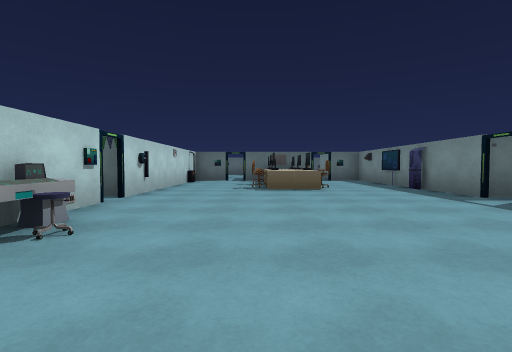
view 1 (above)

20 first-person views from a walk through a 3-D level made in the Unity game engine. The camera is 1.2 m above the floor, tilts 2° down and sees 85° across. The floor is counted in squares, 2 m on a side. Each view is taken from the middle of a square. On the plan, view 1 faces up. The plan holds only what a view shows up to about 9 squares ahead; the rest is blank. Some animated figures are left out. Door leaves are left out, so doorways stand open. Some surface patterns are stand-ins.

view 2
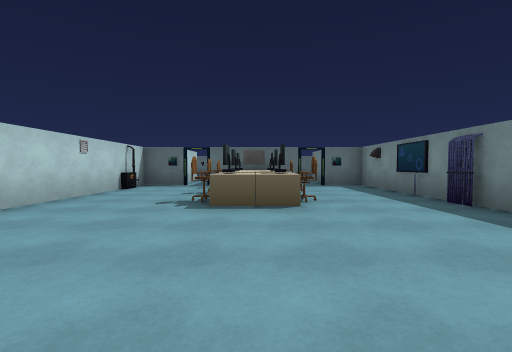

view 3
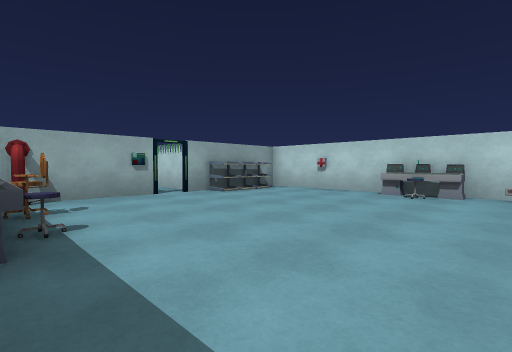

view 4
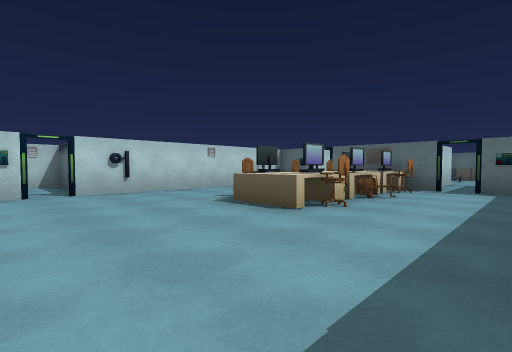

view 5
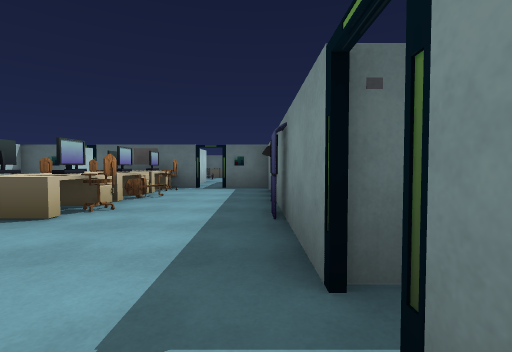

view 6
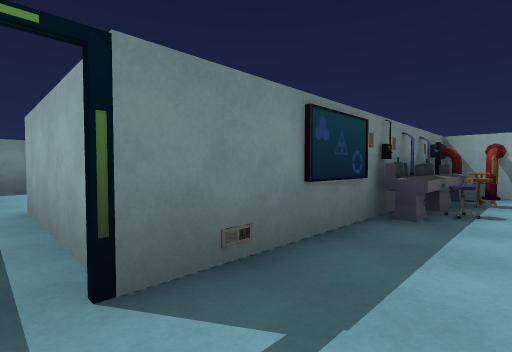

view 7
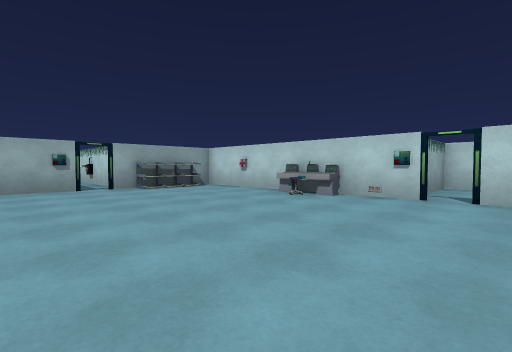

view 8
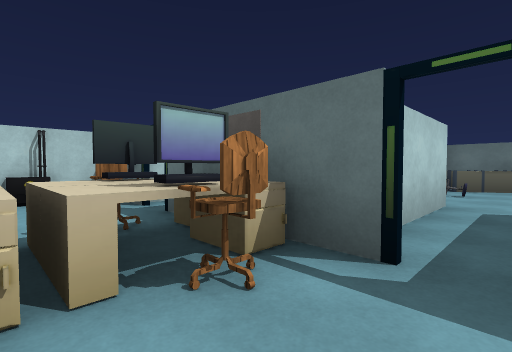

view 9
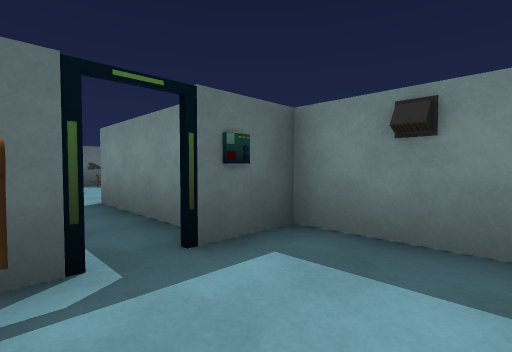

view 10
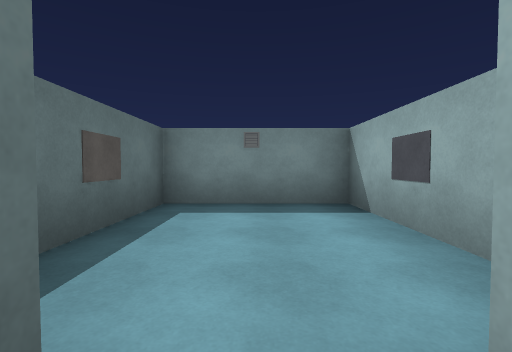

view 11
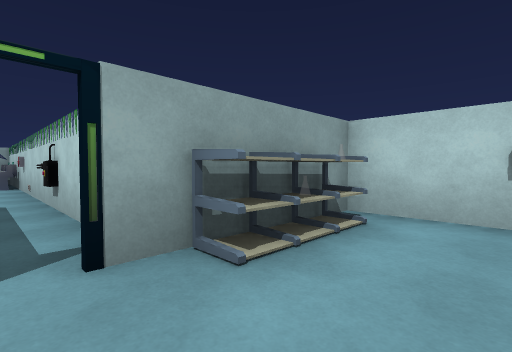

view 12
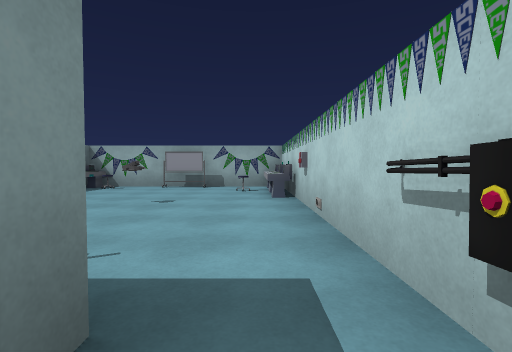

view 13
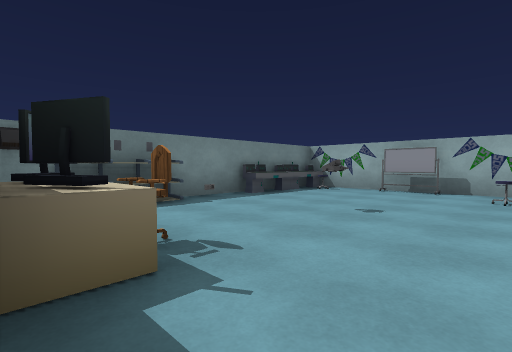

view 14
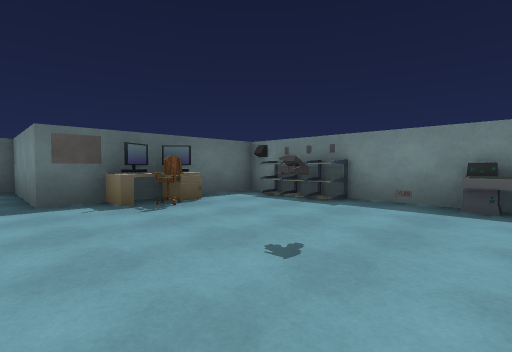

view 15
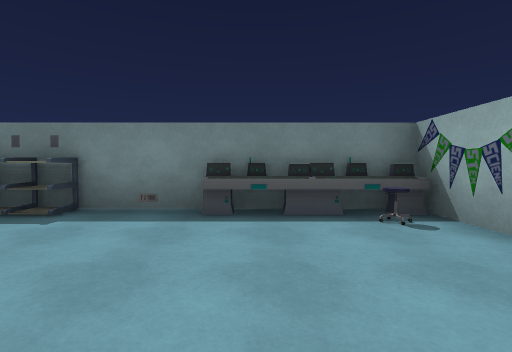

view 16
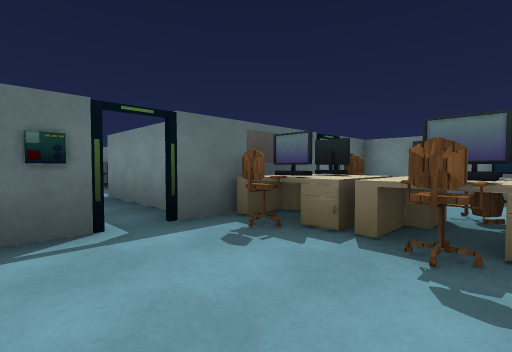

view 17
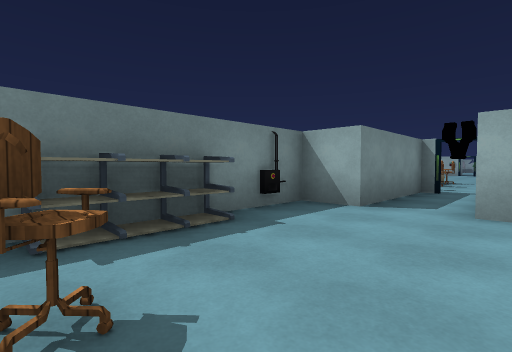

view 18
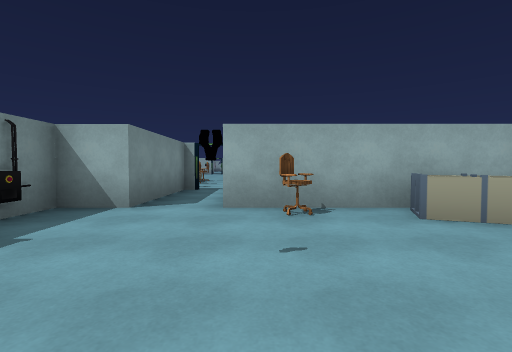

view 19
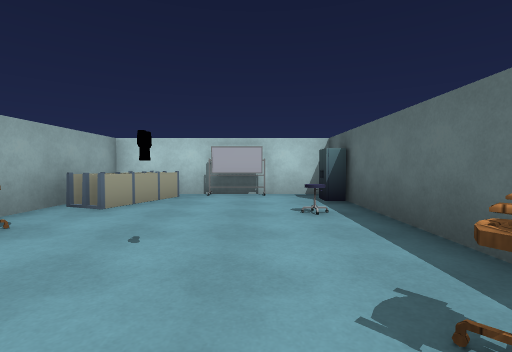

view 20
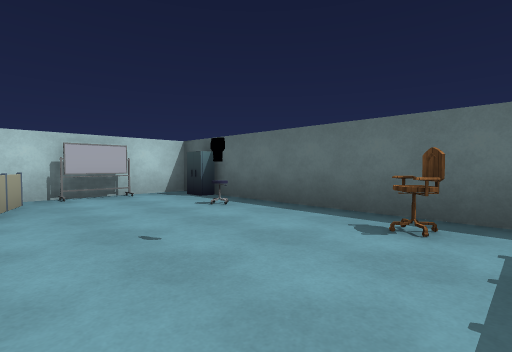

### Floor plan
Ten units are one square. View 1 is at (0, 0); x grows to the right and y downward. Boxes are objects, and circles mark ways between rooms. Rooms are numbered by the first view taken in them; rooms with no view inside come last. Other rooms are left out.
<svg viewBox="-70 -201 151 331">
<path fill="none" stroke="#000" d="M-25 -48 -25 18 6 18M41 -71 43 -77M48 -46 76 -46M-28 -57 -57 -57 -57 -43 -41 -43M43 -71 41 -76M50 -54 43 -54 43 -118 30 -118M43 -18 43 -48M-23 -109 -24 -103M11 18 35 18M25 -118 -6 -118M-11 -118 -25 -118 -25 -52M59 96 59 75M16 46 16 19M55 50 44 50M2 18 2 122 59 122 59 114M-1 -196 -61 -196 -61 -150 -15 -150M9 -155 9 -189M-15 -130 -15 -118M-6 -119 -2 -119 -2 -150 5 -150"/>
<rect x="-25" y="-25" width="10" height="10" fill="#bbb"><title>stool</title></rect>
<rect x="-25" y="-35" width="10" height="10" fill="#bbb"><title>console</title></rect>
<rect x="-25" y="-65" width="10" height="10" fill="#bbb"><title>other object</title></rect>
<rect x="-15" y="5" width="10" height="10" fill="#bbb"><title>shelf</title></rect>
<rect x="-5" y="-85" width="10" height="10" fill="#bbb"><title>chair</title></rect>
<rect x="-5" y="-95" width="10" height="10" fill="#bbb"><title>chair</title></rect>
<rect x="-5" y="-115" width="10" height="10" fill="#bbb"><title>chair</title></rect>
<rect x="5" y="-85" width="10" height="10" fill="#bbb"><title>monitor</title></rect>
<rect x="5" y="-105" width="10" height="20" fill="#bbb"><title>monitor</title></rect>
<rect x="5" y="-115" width="10" height="10" fill="#bbb"><title>monitor</title></rect>
<rect x="15" y="-85" width="10" height="10" fill="#bbb"><title>chair</title></rect>
<rect x="15" y="-95" width="10" height="10" fill="#bbb"><title>chair</title></rect>
<rect x="15" y="-115" width="10" height="10" fill="#bbb"><title>chair</title></rect>
<rect x="25" y="5" width="10" height="10" fill="#bbb"><title>other object</title></rect>
<rect x="35" y="15" width="10" height="10" fill="#bbb"><title>pipe</title></rect>
<rect x="35" y="5" width="10" height="10" fill="#bbb"><title>pipe</title></rect>
<rect x="35" y="-15" width="10" height="10" fill="#bbb"><title>stool</title></rect>
<rect x="35" y="-25" width="10" height="10" fill="#bbb"><title>console</title></rect>
<rect x="35" y="-35" width="10" height="10" fill="#bbb"><title>other object</title></rect>
<rect x="35" y="-95" width="10" height="10" fill="#bbb"><title>other object</title></rect>
<rect x="5" y="115" width="10" height="10" fill="#bbb"><title>other object</title></rect>
<rect x="5" y="105" width="10" height="10" fill="#bbb"><title>other object</title></rect>
<rect x="15" y="45" width="10" height="10" fill="#bbb"><title>poster</title></rect>
<rect x="25" y="115" width="10" height="10" fill="#bbb"><title>other object</title></rect>
<rect x="25" y="85" width="10" height="10" fill="#bbb"><title>other object</title></rect>
<rect x="25" y="55" width="10" height="10" fill="#bbb"><title>chair</title></rect>
<rect x="25" y="45" width="10" height="10" fill="#bbb"><title>monitor</title></rect>
<rect x="35" y="45" width="10" height="10" fill="#bbb"><title>monitor</title></rect>
<rect x="45" y="115" width="10" height="10" fill="#bbb"><title>stool</title></rect>
<rect x="55" y="105" width="10" height="10" fill="#bbb"><title>console</title></rect>
<rect x="55" y="95" width="10" height="10" fill="#bbb"><title>console</title></rect>
<rect x="55" y="65" width="10" height="10" fill="#bbb"><title>other object</title></rect>
<rect x="55" y="55" width="10" height="10" fill="#bbb"><title>other object</title></rect>
<rect x="-65" y="-185" width="10" height="10" fill="#bbb"><title>other object</title></rect>
<rect x="-55" y="-165" width="20" height="10" fill="#bbb"><title>shelf</title></rect>
<rect x="-55" y="-195" width="10" height="10" fill="#bbb"><title>locker</title></rect>
<rect x="-45" y="-195" width="10" height="10" fill="#bbb"><title>stool</title></rect>
<rect x="-35" y="-155" width="10" height="10" fill="#bbb"><title>chair</title></rect>
<rect x="-15" y="-195" width="10" height="10" fill="#bbb"><title>chair</title></rect>
<rect x="5" y="-185" width="10" height="10" fill="#bbb"><title>shelf</title></rect>
<circle cx="10" cy="20" r="3" fill="#2a7"/>
<circle cx="-10" cy="-120" r="3" fill="#2a7"/>
<text x="10" y="-50">1</text>
<text x="30" y="80">2</text>
<text x="-20" y="-170">3</text>
</svg>
Room 1 opens to room 2. Room 1 opens to room 3.

Where each view was taken, in squares from view 1:
view 1: 0 up, 0 right, facing up
view 2: 3 up, 1 right, facing up
view 3: 4 up, 4 right, facing down-left
view 4: 4 up, 4 right, facing up-left
view 5: 4 up, 4 right, facing up
view 6: 5 up, 3 right, facing down-right
view 7: 6 up, 3 right, facing down-left
view 8: 10 up, 3 right, facing up-left
view 9: 10 up, 2 right, facing up-right
view 10: 5 up, 7 right, facing right
view 11: 0 up, 1 right, facing down-left
view 12: 4 down, 1 right, facing down
view 13: 5 down, 1 right, facing down-right
view 14: 10 down, 1 right, facing up-right
view 15: 10 down, 2 right, facing right
view 16: 9 up, 2 left, facing up-right
view 17: 19 up, 2 left, facing down-right
view 18: 19 up, 2 left, facing down
view 19: 18 up, 0 right, facing left
view 20: 16 up, 0 right, facing up-left
